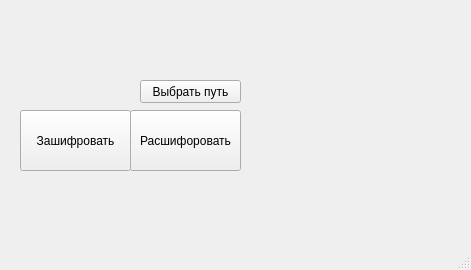
<?xml version="1.0" encoding="UTF-8"?>
<ui version="4.0">
 <class>MainWindow</class>
 <widget class="QMainWindow" name="MainWindow">
  <property name="geometry">
   <rect>
    <x>0</x>
    <y>0</y>
    <width>471</width>
    <height>270</height>
   </rect>
  </property>
  <property name="windowTitle">
   <string>File_crypt</string>
  </property>
  <widget class="QWidget" name="centralwidget">
   <widget class="QPushButton" name="pushButton">
    <property name="geometry">
     <rect>
      <x>20</x>
      <y>110</y>
      <width>111</width>
      <height>61</height>
     </rect>
    </property>
    <property name="text">
     <string>Зашифровать</string>
    </property>
   </widget>
   <widget class="QPushButton" name="pushButton_2">
    <property name="geometry">
     <rect>
      <x>130</x>
      <y>110</y>
      <width>111</width>
      <height>61</height>
     </rect>
    </property>
    <property name="text">
     <string>Расшифоровать</string>
    </property>
   </widget>
   <widget class="QLabel" name="label_2">
    <property name="geometry">
     <rect>
      <x>280</x>
      <y>30</y>
      <width>181</width>
      <height>141</height>
     </rect>
    </property>
    <property name="text">
     <string/>
    </property>
   </widget>
   <widget class="QLabel" name="label_3">
    <property name="geometry">
     <rect>
      <x>20</x>
      <y>180</y>
      <width>221</width>
      <height>31</height>
     </rect>
    </property>
    <property name="text">
     <string/>
    </property>
   </widget>
   <widget class="QPushButton" name="pushButton_3">
    <property name="geometry">
     <rect>
      <x>140</x>
      <y>80</y>
      <width>101</width>
      <height>23</height>
     </rect>
    </property>
    <property name="text">
     <string>Выбрать путь</string>
    </property>
   </widget>
   <widget class="QLabel" name="label">
    <property name="geometry">
     <rect>
      <x>20</x>
      <y>40</y>
      <width>221</width>
      <height>20</height>
     </rect>
    </property>
    <property name="text">
     <string/>
    </property>
   </widget>
  </widget>
  <widget class="QMenuBar" name="menubar">
   <property name="geometry">
    <rect>
     <x>0</x>
     <y>0</y>
     <width>471</width>
     <height>21</height>
    </rect>
   </property>
  </widget>
  <widget class="QStatusBar" name="statusbar"/>
 </widget>
 <resources/>
 <connections/>
</ui>
